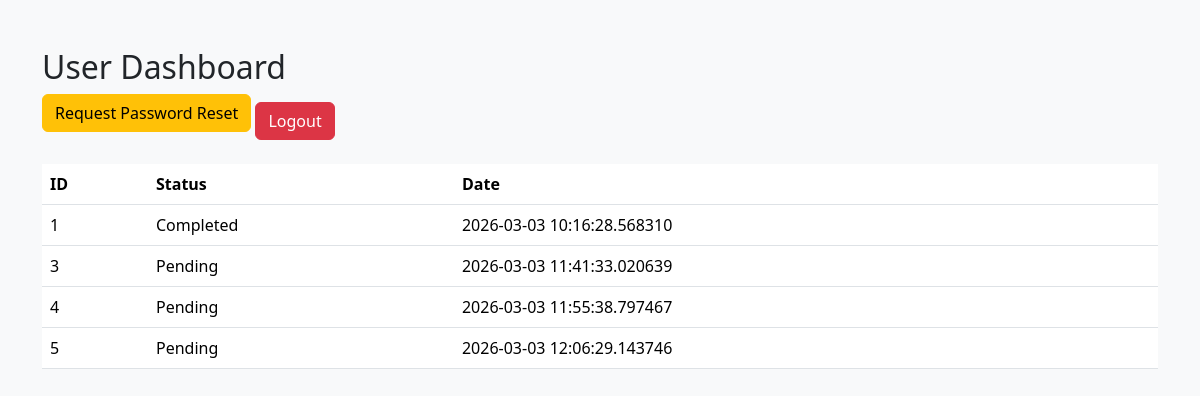
The app's page /dashboard (signed in) with its own data.
### tables this page shows
CREATE TABLE reset_requests (
            id INTEGER PRIMARY KEY AUTOINCREMENT,
            user_id INTEGER,
            status TEXT,
            request_date TEXT
        );

### app.py (the view)
@app.route("/dashboard")
def dashboard():
    if "user_id" not in session:
        return redirect("/login")
    conn = connect_db()
    requests = conn.execute(
        "SELECT * FROM reset_requests WHERE user_id=?",
        (session["user_id"],)
    ).fetchall()
    conn.close()
    return render_template("dashboard.html", requests=requests)

### app.py (called while the page is built)
def connect_db():
    conn = sqlite3.connect("database.db")
    conn.row_factory = sqlite3.Row
    return conn

### templates/dashboard.html (shortened to what this page needs)
{% extends "layout.html" %}
{% block content %}
<h2>User Dashboard</h2>
<a href="/request-reset" class="btn btn-warning mb-3">Request Password Reset</a>
<a href="/logout" class="btn btn-danger">Logout</a>
<table class="table mt-3">
<tr>
    <th>ID</th>
    <th>Status</th>
    <th>Date</th>
</tr>
{% for r in requests %}
<tr>
    <td>{{ r.id }}</td>
    <td>
        {{ r.status }}
    </td>
    <td>{{ r.request_date }}</td>
</tr>
{% endfor %}
</table>
{% endblock %}

### records on screen
reset_requests: id "1", status "Completed", request_date "2026-03-03 10:16:28.568310"
reset_requests: id "3", status "Pending", request_date "2026-03-03 11:41:33.020639"
reset_requests: id "4", status "Pending", request_date "2026-03-03 11:55:38.797467"
reset_requests: id "5", status "Pending", request_date "2026-03-03 12:06:29.143746"
